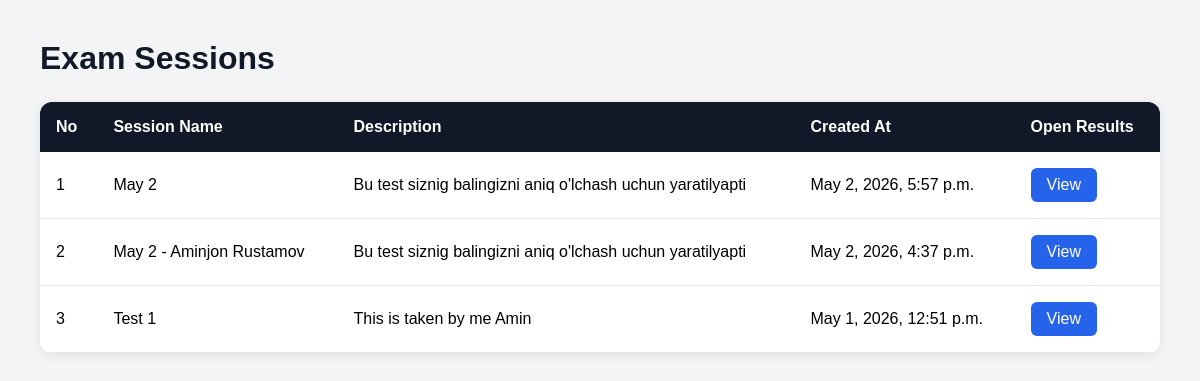
/results/, run on an earlier commit of the app's database.
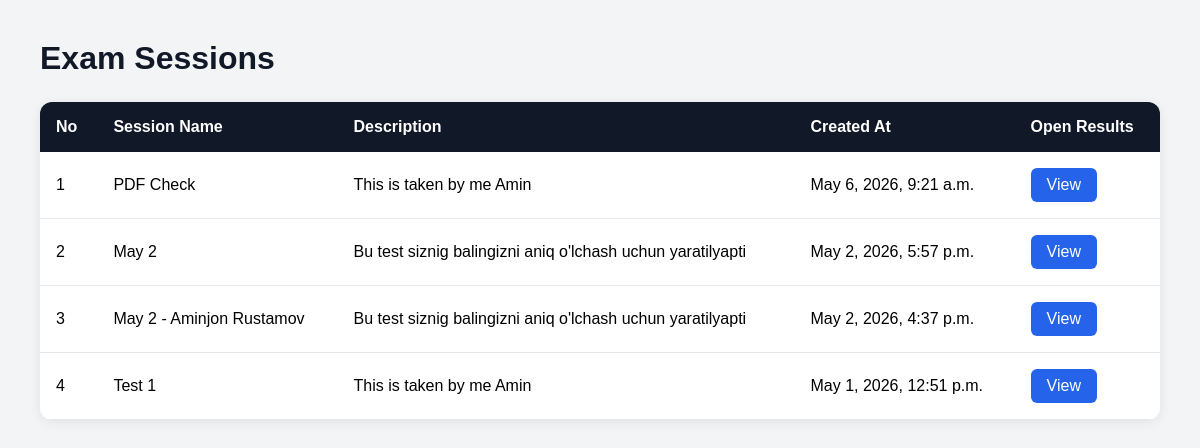
And on a later commit of the database.
### core/models.py (models this page shows, shortened)
class ExamSession(models.Model):
    name        = models.CharField(max_length=150)          # shown in dropdown
    description = models.CharField(max_length=300, blank=True)
    is_open     = models.BooleanField(default=True)         # admin can open/close
    author = models.ForeignKey(settings.AUTH_USER_MODEL, on_delete=models.CASCADE)
    created_at  = models.DateTimeField(auto_now_add=True)

### core/views.py (the view)
# urls.py: path('results/', views.view_results, name='view_results'),
def view_results(request):
    sessions = ExamSession.objects.all().order_by('-created_at')
    return render(request, 'core/results.html', {
        'sessions': sessions
    })

### core/templates/core/results.html (shortened to what this page needs)
<!DOCTYPE html>
<html lang="en">
<head>
</head>
<body>
    <div class="container">
        <h1 class="page-title">
            Exam Sessions
        </h1>
        <div class="table-wrapper">
            <table>
                <thead>
                    <tr>
                        <th>No</th>
                        <th>Session Name</th>
                        <th>Description</th>
                        <th>Created At</th>
                        <th>Open Results</th>
                    </tr>
                </thead>
                <tbody>
                    {% for session in sessions %}
                    <tr>
                        <td>
                            {{ forloop.counter }}
                        </td>
                        <td>
                            {{ session.name }}
                        </td>
                        <td>
                            {{ session.description }}
                        </td>
                        <td>
                            {{ session.created_at }}
                        </td>
                        <td>
                            <a
                                href="{% url 'view_results_detail' session.id %}"
                                class="view-btn"
                            >
                                View
                            </a>
                        </td>
                    </tr>
                    {% endfor %}
                </tbody>
            </table>
        </div>
    </div>
</body>
</html>

What changed in the data, as far as the page shows it:
added ExamSession: name "PDF Check", description "This is taken by me Amin", created_at "May 6, 2026, 9:21 a.m."
